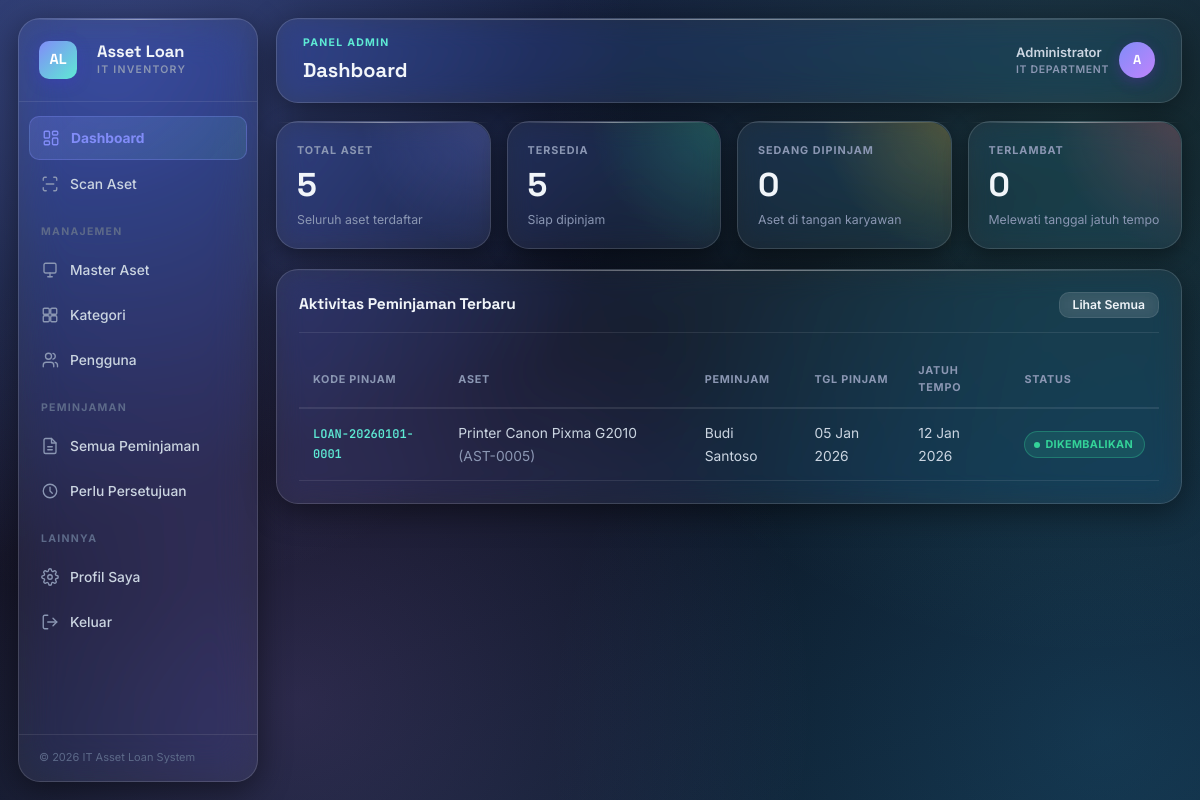
/dashboard.php (signed in), run on the app's committed database.
### tables this page shows
CREATE TABLE users (
    id INT AUTO_INCREMENT PRIMARY KEY,
    nik VARCHAR(30) UNIQUE NOT NULL,
    name VARCHAR(100) NOT NULL,
    email VARCHAR(100) UNIQUE NOT NULL,
    password VARCHAR(255) NOT NULL,
    department VARCHAR(100) DEFAULT NULL,
    phone VARCHAR(30) DEFAULT NULL,
    role ENUM('admin','employee') NOT NULL DEFAULT 'employee',
    status ENUM('active','inactive') NOT NULL DEFAULT 'active',
    created_at TIMESTAMP DEFAULT CURRENT_TIMESTAMP,
    updated_at TIMESTAMP DEFAULT CURRENT_TIMESTAMP ON UPDATE CURRENT_TIMESTAMP
);

CREATE TABLE loans (
    id INT AUTO_INCREMENT PRIMARY KEY,
    loan_code VARCHAR(50) UNIQUE NOT NULL,
    asset_id INT NOT NULL,
    user_id INT NOT NULL,
    purpose TEXT NOT NULL,
    loan_date DATE NOT NULL,
    due_date DATE NOT NULL,
    return_date DATE DEFAULT NULL,
    condition_on_loan ENUM('good','minor_damage','major_damage') NOT NULL DEFAULT 'good',
    condition_on_return ENUM('good','minor_damage','major_damage') DEFAULT NULL,
    status ENUM('pending','approved','rejected','active','returned','overdue') NOT NULL DEFAULT 'pending',
    approved_by INT DEFAULT NULL,
    approved_at DATETIME DEFAULT NULL,
    rejection_reason VARCHAR(255) DEFAULT NULL,
    return_notes TEXT DEFAULT NULL,
    received_by INT DEFAULT NULL,
    created_at TIMESTAMP DEFAULT CURRENT_TIMESTAMP,
    updated_at TIMESTAMP DEFAULT CURRENT_TIMESTAMP ON UPDATE CURRENT_TIMESTAMP,
    FOREIGN KEY (asset_id) REFERENCES assets(id) ON DELETE RESTRICT,
    FOREIGN KEY (user_id) REFERENCES users(id) ON DELETE RESTRICT,
    FOREIGN KEY (approved_by) REFERENCES users(id) ON DELETE SET NULL,
    FOREIGN KEY (received_by) REFERENCES users(id) ON DELETE SET NULL
);

CREATE TABLE assets (
    id INT AUTO_INCREMENT PRIMARY KEY,
    asset_code VARCHAR(50) UNIQUE NOT NULL,
    name VARCHAR(150) NOT NULL,
    category_id INT NOT NULL,
    brand VARCHAR(100) DEFAULT NULL,
    serial_number VARCHAR(150) DEFAULT NULL,
    specification TEXT DEFAULT NULL,
    purchase_date DATE DEFAULT NULL,
    condition_status ENUM('good','minor_damage','major_damage') NOT NULL DEFAULT 'good',
    status ENUM('available','on_loan','maintenance','retired') NOT NULL DEFAULT 'available',
    photo VARCHAR(255) DEFAULT NULL,
    notes TEXT DEFAULT NULL,
    created_at TIMESTAMP DEFAULT CURRENT_TIMESTAMP,
    updated_at TIMESTAMP DEFAULT CURRENT_TIMESTAMP ON UPDATE CURRENT_TIMESTAMP,
    FOREIGN KEY (category_id) REFERENCES categories(id) ON DELETE RESTRICT
);

### dashboard.php (the view, shortened to what this page needs)
<?php
$pageTitle = 'Dashboard';
require_once __DIR__ . '/includes/header.php';
$conn = getConnection();
if (isAdmin()) {
    $totalAssets = $conn->query("SELECT COUNT(*) c FROM assets")->fetch_assoc()['c'];
    $availableAssets = $conn->query("SELECT COUNT(*) c FROM assets WHERE status='available'")->fetch_assoc()['c'];
    $onLoanAssets = $conn->query("SELECT COUNT(*) c FROM assets WHERE status='on_loan'")->fetch_assoc()['c'];
    $overdueLoans = $conn->query("SELECT COUNT(*) c FROM loans WHERE status='overdue'")->fetch_assoc()['c'];
    $recentLoans = $conn->query("
        SELECT l.*, a.name as asset_name, a.asset_code, u.name as user_name
        FROM loans l
        JOIN assets a ON a.id = l.asset_id
        JOIN users u ON u.id = l.user_id
        ORDER BY l.created_at DESC LIMIT 8
    ");
?>
<div class="stat-grid">
    <div class="stat-card c-total">
        <div class="corner-glow"></div>
        <div class="label">Total Aset</div>
        <div class="value"><?php echo $totalAssets; ?></div>
        <div class="sub">Seluruh aset terdaftar</div>
    </div>
    <div class="stat-card c-available">
        <div class="corner-glow"></div>
        <div class="label">Tersedia</div>
        <div class="value"><?php echo $availableAssets; ?></div>
        <div class="sub">Siap dipinjam</div>
    </div>
    <div class="stat-card c-loan">
        <div class="corner-glow"></div>
        <div class="label">Sedang Dipinjam</div>
        <div class="value"><?php echo $onLoanAssets; ?></div>
        <div class="sub">Aset di tangan karyawan</div>
    </div>
    <div class="stat-card c-overdue">
        <div class="corner-glow"></div>
        <div class="label">Terlambat</div>
        <div class="value"><?php echo $overdueLoans; ?></div>
        <div class="sub">Melewati tanggal jatuh tempo</div>
    </div>
</div>
<div class="card">
    <div class="card-header">
        <h3>Aktivitas Peminjaman Terbaru</h3>
        <a href="<?php echo BASE_URL; ?>loans_list.php" class="btn btn-sm btn-outline">Lihat Semua</a>
    </div>
    <div class="table-responsive">
    <table class="data-table">
        <thead>
            <tr>
                <th>Kode Pinjam</th>
                <th>Aset</th>
                <th>Peminjam</th>
                <th>Tgl Pinjam</th>
                <th>Jatuh Tempo</th>
                <th>Status</th>
            </tr>
        </thead>
        <tbody>
            <?php while ($row = $recentLoans->fetch_assoc()): ?>
            <tr>
                <td class="mono"><?php echo esc($row['loan_code']); ?></td>
                <td><?php echo esc($row['asset_name']); ?> <span class="text-muted">(<?php echo esc($row['asset_code']); ?>)</span></td>
                <td><?php echo esc($row['user_name']); ?></td>
                <td><?php echo formatDate($row['loan_date']); ?></td>
                <td><?php echo formatDate($row['due_date']); ?></td>
                <td><?php echo statusBadge($row['status']); ?></td>
            </tr>
            <?php endwhile; ?>
        </tbody>
    </table>
    </div>
</div>
<?php
}
require_once __DIR__ . '/includes/footer.php';
?>

### includes/header.php (shortened to what this page needs)
<?php
require_once __DIR__ . '/functions.php';
$user = currentUser();
$currentPage = basename($_SERVER['PHP_SELF']);
?>
<!DOCTYPE html>
<html lang="id">
<head>
<link rel="stylesheet" href="<?php echo BASE_URL; ?>assets/css/style.css">
</head>
<body>
<div class="app-shell">
    <aside class="sidebar" id="sidebar">
        <div class="sidebar-brand">
            <div class="flex-gap">
                <span class="mark">AL</span>
                <div>
                    <div class="title">Asset Loan</div>
                    <div class="subtitle">IT Inventory</div>
                </div>
            </div>
        </div>
        <nav class="sidebar-nav">
            <a href="<?php echo BASE_URL; ?>dashboard.php" class="<?php echo $currentPage=='dashboard.php'?'active':''; ?>" data-tooltip="Dashboard">
                <span class="icon"><svg viewBox="0 0 24 24" fill="none" stroke="currentColor" stroke-linecap="round" stroke-linejoin="round"><rect x="3" y="3" width="7" height="9" rx="1.5"/><rect x="14" y="3" width="7" height="5" rx="1.5"/><rect x="14" y="12" width="7" height="9" rx="1.5"/><rect x="3" y="16" width="7" height="5" rx="1.5"/></svg></span>
                <span class="nav-label">Dashboard</span>
            </a>
            <a href="<?php echo BASE_URL; ?>scan.php" class="<?php echo $currentPage=='scan.php'?'active':''; ?>" data-tooltip="Scan Aset">
                <span class="icon"><svg viewBox="0 0 24 24" fill="none" stroke="currentColor" stroke-linecap="round" stroke-linejoin="round"><path d="M3 7V5a2 2 0 0 1 2-2h2"/><path d="M17 3h2a2 2 0 0 1 2 2v2"/><path d="M21 17v2a2 2 0 0 1-2 2h-2"/><path d="M7 21H5a2 2 0 0 1-2-2v-2"/><line x1="7" y1="12" x2="17" y2="12"/></svg></span>
                <span class="nav-label">Scan Aset</span>
            </a>
            <?php if (isAdmin()): ?>
                <div class="nav-section-label">Manajemen</div>
                <a href="<?php echo BASE_URL; ?>assets_list.php" class="<?php echo in_array($currentPage,['assets_list.php','asset_form.php'])?'active':''; ?>" data-tooltip="Master Aset">
                    <span class="icon"><svg viewBox="0 0 24 24" fill="none" stroke="currentColor" stroke-linecap="round" stroke-linejoin="round"><rect x="4" y="3" width="16" height="13" rx="2"/><path d="M9 21h6"/><path d="M12 16v5"/></svg></span>
                    <span class="nav-label">Master Aset</span>
                </a>
                <a href="<?php echo BASE_URL; ?>categories.php" class="<?php echo $currentPage=='categories.php'?'active':''; ?>" data-tooltip="Kategori">
                    <span class="icon"><svg viewBox="0 0 24 24" fill="none" stroke="currentColor" stroke-linecap="round" stroke-linejoin="round"><rect x="3" y="3" width="8" height="8" rx="1.5"/><rect x="13" y="3" width="8" height="8" rx="1.5"/><rect x="3" y="13" width="8" height="8" rx="1.5"/><rect x="13" y="13" width="8" height="8" rx="1.5"/></svg></span>
                    <span class="nav-label">Kategori</span>
                </a>
                <a href="<?php echo BASE_URL; ?>users_list.php" class="<?php echo in_array($currentPage,['users_list.php','user_form.php'])?'active':''; ?>" data-tooltip="Pengguna">
                    <span class="icon"><svg viewBox="0 0 24 24" fill="none" stroke="currentColor" stroke-linecap="round" stroke-linejoin="round"><path d="M17 21v-2a4 4 0 0 0-4-4H7a4 4 0 0 0-4 4v2"/><circle cx="10" cy="7" r="4"/><path d="M22 21v-2a4 4 0 0 0-3-3.87"/><path d="M16 3.13a4 4 0 0 1 0 7.75"/></svg></span>
                    <span class="nav-label">Pengguna</span>
                </a>
                <div class="nav-section-label">Peminjaman</div>
                <a href="<?php echo BASE_URL; ?>loans_list.php" class="<?php echo ($currentPage=='loans_list.php' && ($_GET['status'] ?? '')==='')?'active':''; ?>" data-tooltip="Semua Peminjaman">
                    <span class="icon"><svg viewBox="0 0 24 24" fill="none" stroke="currentColor" stroke-linecap="round" stroke-linejoin="round"><path d="M14 2H6a2 2 0 0 0-2 2v16a2 2 0 0 0 2 2h12a2 2 0 0 0 2-2V8z"/><path d="M14 2v6h6"/><path d="M9 13h6"/><path d="M9 17h6"/></svg></span>
                    <span class="nav-label">Semua Peminjaman</span>
                </a>
                <a href="<?php echo BASE_URL; ?>loans_list.php?status=pending" class="<?php echo ($currentPage=='loans_list.php' && ($_GET['status'] ?? '')=='pending')?'active':''; ?>" data-tooltip="Perlu Persetujuan">
                    <span class="icon"><svg viewBox="0 0 24 24" fill="none" stroke="currentColor" stroke-linecap="round" stroke-linejoin="round"><circle cx="12" cy="12" r="9"/><path d="M12 7v5l3 3"/></svg></span>
                    <span class="nav-label">Perlu Persetujuan</span>
                </a>
            <?php endif; ?>
            <div class="nav-section-label">Lainnya</div>
            <a href="<?php echo BASE_URL; ?>profile.php" class="<?php echo $currentPage=='profile.php'?'active':''; ?>" data-tooltip="Profil Saya">
                <span class="icon"></span>
                <span class="nav-label">Profil Saya</span>
            </a>
            <a href="<?php echo BASE_URL; ?>logout.php" data-tooltip="Keluar">
                <span class="icon"><svg viewBox="0 0 24 24" fill="none" stroke="currentColor" stroke-linecap="round" stroke-linejoin="round"><path d="M9 21H5a2 2 0 0 1-2-2V5a2 2 0 0 1 2-2h4"/><path d="M16 17l5-5-5-5"/><path d="M21 12H9"/></svg></span>
                <span class="nav-label">Keluar</span>
            </a>
        </nav>
        <div class="sidebar-footer">
            &copy; <?php echo date('Y'); ?> IT Asset Loan System
        </div>
    </aside>
    <div class="main">
        <div class="topbar no-mobile">
            <div>
                <div class="page-eyebrow"><?php echo isAdmin() ? 'Panel Admin' : 'Panel Karyawan'; ?></div>
                <div class="page-title"><?php echo isset($pageTitle) ? esc($pageTitle) : 'Dashboard'; ?></div>
            </div>
            <div class="user-chip">
                <div>
                    <div style="font-weight:600;"><?php echo esc($user['name']); ?></div>
                    <div class="role-tag"><?php echo esc($user['department'] ?? ''); ?></div>
                </div>
                <div class="avatar"><?php echo esc(strtoupper(substr($user['name'],0,1))); ?></div>
            </div>
        </div>
        <div class="content">

### includes/functions.php (shortened to what this page needs)
<?php
function isLoggedIn() {
    return isset($_SESSION['user_id']);
}
function isAdmin() {
    return isLoggedIn() && $_SESSION['role'] === 'admin';
}
function currentUser() {
    static $user = null;
    if ($user === null && isLoggedIn()) {
        $conn = getConnection();
        $stmt = $conn->prepare("SELECT * FROM users WHERE id = ?");
        $stmt->bind_param('i', $_SESSION['user_id']);
        $stmt->execute();
        $user = $stmt->get_result()->fetch_assoc();
    }
    return $user;
}
function esc($str) {
    return htmlspecialchars($str ?? '', ENT_QUOTES, 'UTF-8');
}
function formatDate($date, $format = 'd M Y') {
    return date($format, strtotime($date));
}
function statusBadge($status) {
    $map = [
        'available'      => ['label' => 'Tersedia', 'class' => 'badge-success'],
        'on_loan'        => ['label' => 'Dipinjam', 'class' => 'badge-warning'],
        'maintenance'    => ['label' => 'Maintenance', 'class' => 'badge-secondary'],
        'retired'        => ['label' => 'Pensiun', 'class' => 'badge-dark'],
        'pending'        => ['label' => 'Menunggu Persetujuan', 'class' => 'badge-warning'],
        'approved'       => ['label' => 'Disetujui', 'class' => 'badge-info'],
        'rejected'       => ['label' => 'Ditolak', 'class' => 'badge-danger'],
        'active'         => ['label' => 'Sedang Dipinjam', 'class' => 'badge-primary'],
        'returned'       => ['label' => 'Dikembalikan', 'class' => 'badge-success'],
        'overdue'        => ['label' => 'Terlambat', 'class' => 'badge-danger'],
        'good'           => ['label' => 'Baik', 'class' => 'badge-success'],
        'minor_damage'   => ['label' => 'Rusak Ringan', 'class' => 'badge-warning'],
        'major_damage'   => ['label' => 'Rusak Berat', 'class' => 'badge-danger'],
        'active_user'    => ['label' => 'Aktif', 'class' => 'badge-success'],
        'inactive'       => ['label' => 'Nonaktif', 'class' => 'badge-secondary'],
    ];
    $info = $map[$status] ?? ['label' => $status, 'class' => 'badge-secondary'];
    return '<span class="badge ' . $info['class'] . '">' . esc($info['label']) . '</span>';
}

### data on the page
users: name "Administrator", department "IT DEPARTMENT", name "A"
loans: loan_code "LOAN-20260101-0001", asset.name "Printer Canon Pixma G2010", asset.asset_code "AST-0005", user.name "Budi Santoso", loan_date "05 Jan 2026", due_date "12 Jan 2026", status "DIKEMBALIKAN"

### other printed values
$pageTitle "Dashboard"
$totalAssets "5"
$availableAssets "5"
$onLoanAssets "0"
$overdueLoans "0"
